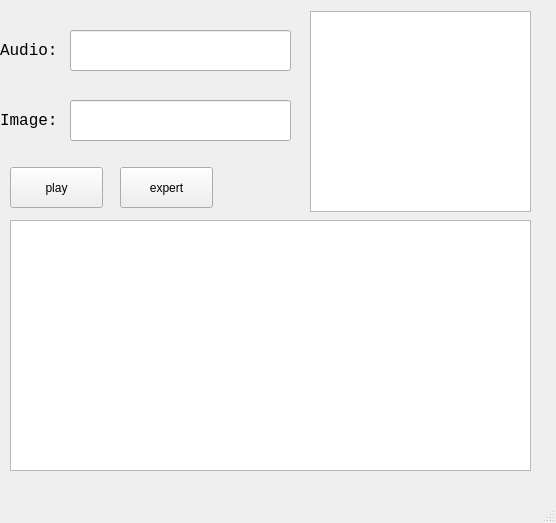
<?xml version="1.0" encoding="UTF-8"?>
<ui version="4.0">
 <class>MainWindow</class>
 <widget class="QMainWindow" name="MainWindow">
  <property name="geometry">
   <rect>
    <x>0</x>
    <y>0</y>
    <width>556</width>
    <height>523</height>
   </rect>
  </property>
  <property name="windowTitle">
   <string>Image2Audio</string>
  </property>
  <widget class="QWidget" name="centralwidget">
   <widget class="QPushButton" name="btn_export">
    <property name="geometry">
     <rect>
      <x>120</x>
      <y>167</y>
      <width>93</width>
      <height>41</height>
     </rect>
    </property>
    <property name="text">
     <string>expert</string>
    </property>
   </widget>
   <widget class="QPushButton" name="btn_play">
    <property name="geometry">
     <rect>
      <x>10</x>
      <y>167</y>
      <width>93</width>
      <height>41</height>
     </rect>
    </property>
    <property name="text">
     <string>play</string>
    </property>
   </widget>
   <widget class="QGraphicsView" name="graphicsview_pic">
    <property name="geometry">
     <rect>
      <x>310</x>
      <y>11</y>
      <width>221</width>
      <height>201</height>
     </rect>
    </property>
   </widget>
   <widget class="QGraphicsView" name="graphicsview_plot">
    <property name="geometry">
     <rect>
      <x>10</x>
      <y>220</y>
      <width>521</width>
      <height>251</height>
     </rect>
    </property>
    <property name="autoFillBackground">
     <bool>false</bool>
    </property>
   </widget>
   <widget class="QLineEdit" name="textinput_audio">
    <property name="geometry">
     <rect>
      <x>70</x>
      <y>30</y>
      <width>221</width>
      <height>41</height>
     </rect>
    </property>
   </widget>
   <widget class="QLineEdit" name="textinput_pic">
    <property name="geometry">
     <rect>
      <x>70</x>
      <y>100</y>
      <width>221</width>
      <height>41</height>
     </rect>
    </property>
    <property name="inputMask">
     <string/>
    </property>
    <property name="text">
     <string/>
    </property>
   </widget>
   <widget class="QLabel" name="label">
    <property name="geometry">
     <rect>
      <x>0</x>
      <y>30</y>
      <width>101</width>
      <height>41</height>
     </rect>
    </property>
    <property name="font">
     <font>
      <family>Consolas</family>
      <pointsize>12</pointsize>
     </font>
    </property>
    <property name="text">
     <string>Audio:</string>
    </property>
   </widget>
   <widget class="QLabel" name="label_2">
    <property name="geometry">
     <rect>
      <x>0</x>
      <y>100</y>
      <width>101</width>
      <height>41</height>
     </rect>
    </property>
    <property name="font">
     <font>
      <family>Consolas</family>
      <pointsize>12</pointsize>
     </font>
    </property>
    <property name="text">
     <string>Image:</string>
    </property>
   </widget>
  </widget>
  <widget class="QMenuBar" name="menubar">
   <property name="geometry">
    <rect>
     <x>0</x>
     <y>0</y>
     <width>556</width>
     <height>26</height>
    </rect>
   </property>
  </widget>
  <widget class="QStatusBar" name="statusbar"/>
 </widget>
 <tabstops>
  <tabstop>btn_play</tabstop>
  <tabstop>btn_export</tabstop>
  <tabstop>graphicsview_pic</tabstop>
 </tabstops>
 <resources/>
 <connections/>
</ui>
